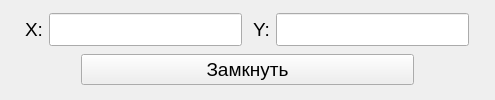
        <widget class="QWidget" name="clipPage">
         <layout class="QVBoxLayout" name="verticalLayout_4">
          <item>
           <layout class="QHBoxLayout" name="horizontalLayout_32">
            <item>
             <spacer name="horizontalSpacer_42">
              <property name="orientation">
               <enum>Qt::Horizontal</enum>
              </property>
              <property name="sizeType">
               <enum>QSizePolicy::Fixed</enum>
              </property>
              <property name="sizeHint" stdset="0">
               <size>
                <width>14</width>
                <height>20</height>
               </size>
              </property>
             </spacer>
            </item>
            <item>
             <layout class="QHBoxLayout" name="horizontalLayout_28">
              <item>
               <widget class="QLabel" name="label_19">
                <property name="sizePolicy">
                 <sizepolicy hsizetype="Fixed" vsizetype="Preferred">
                  <horstretch>0</horstretch>
                  <verstretch>0</verstretch>
                 </sizepolicy>
                </property>
                <property name="font">
                 <font>
                  <pointsize>14</pointsize>
                 </font>
                </property>
                <property name="text">
                 <string>X:</string>
                </property>
               </widget>
              </item>
              <item>
               <widget class="QLineEdit" name="lineEditX">
                <property name="font">
                 <font>
                  <pointsize>16</pointsize>
                 </font>
                </property>
               </widget>
              </item>
             </layout>
            </item>
            <item>
             <spacer name="horizontalSpacer_66">
              <property name="orientation">
               <enum>Qt::Horizontal</enum>
              </property>
              <property name="sizeType">
               <enum>QSizePolicy::Fixed</enum>
              </property>
              <property name="sizeHint" stdset="0">
               <size>
                <width>5</width>
                <height>20</height>
               </size>
              </property>
             </spacer>
            </item>
            <item>
             <layout class="QHBoxLayout" name="horizontalLayout_31">
              <item>
               <widget class="QLabel" name="label_23">
                <property name="sizePolicy">
                 <sizepolicy hsizetype="Fixed" vsizetype="Preferred">
                  <horstretch>0</horstretch>
                  <verstretch>0</verstretch>
                 </sizepolicy>
                </property>
                <property name="font">
                 <font>
                  <pointsize>14</pointsize>
                 </font>
                </property>
                <property name="text">
                 <string>Y:</string>
                </property>
               </widget>
              </item>
              <item>
               <widget class="QLineEdit" name="lineEditY">
                <property name="font">
                 <font>
                  <pointsize>16</pointsize>
                 </font>
                </property>
               </widget>
              </item>
             </layout>
            </item>
            <item>
             <spacer name="horizontalSpacer_67">
              <property name="orientation">
               <enum>Qt::Horizontal</enum>
              </property>
              <property name="sizeType">
               <enum>QSizePolicy::Fixed</enum>
              </property>
              <property name="sizeHint" stdset="0">
               <size>
                <width>15</width>
                <height>20</height>
               </size>
              </property>
             </spacer>
            </item>
           </layout>
          </item>
          <item>
           <layout class="QHBoxLayout" name="horizontalLayout_4">
            <item>
             <spacer name="horizontalSpacer_17">
              <property name="orientation">
               <enum>Qt::Horizontal</enum>
              </property>
              <property name="sizeType">
               <enum>QSizePolicy::Fixed</enum>
              </property>
              <property name="sizeHint" stdset="0">
               <size>
                <width>70</width>
                <height>20</height>
               </size>
              </property>
             </spacer>
            </item>
            <item>
             <widget class="QPushButton" name="finishButton">
              <property name="font">
               <font>
                <pointsize>14</pointsize>
               </font>
              </property>
              <property name="text">
               <string>Замкнуть</string>
              </property>
             </widget>
            </item>
            <item>
             <spacer name="horizontalSpacer_30">
              <property name="orientation">
               <enum>Qt::Horizontal</enum>
              </property>
              <property name="sizeType">
               <enum>QSizePolicy::Fixed</enum>
              </property>
              <property name="sizeHint" stdset="0">
               <size>
                <width>70</width>
                <height>20</height>
               </size>
              </property>
             </spacer>
            </item>
           </layout>
          </item>
         </layout>
        </widget>
